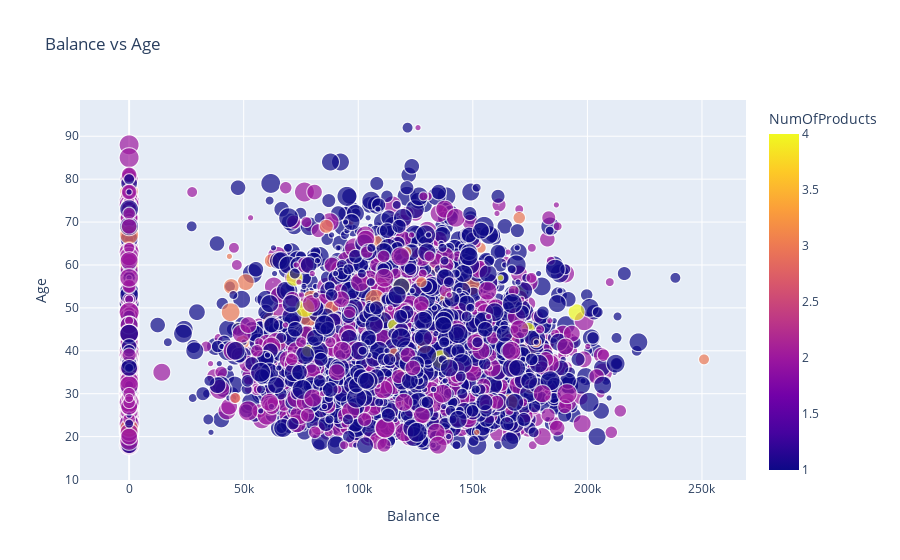

Notebook code cell kept with this figure:
### Markdown cell above
- <span style='background:yellow'>Age and Churned have high correlation
- <span style='background:yellow'>Age and Balance also have +ve correlation

### Code cell
px.scatter(df,x='Balance',y='Age',color='NumOfProducts',size='Tenure',title='Balance vs Age')

### Figure 1 — Plotly figure (JSON) as saved in the notebook; plotly's stock layout.template omitted (floating-point values rounded to 4 significant figures; data arrays with more than 128 entries replaced by an {"elided": "..."} marker saying what was removed)
{"data": [{"hovertemplate": "Balance=%{x}<br>Age=%{y}<br>Tenure=%{marker.size}<br>NumOfProducts=%{marker.color}<extra></extra>", "legendgroup": "", "marker": {"color": {"elided": "10000 int values"}, "coloraxis": "coloraxis", "size": {"elided": "10000 int values"}, "sizemode": "area", "sizeref": 0.025, "symbol": "circle"}, "mode": "markers", "name": "", "showlegend": false, "type": "scattergl", "x": {"elided": "10000 float values"}, "xaxis": "x", "y": {"elided": "10000 int values"}, "yaxis": "y"}], "layout": {"coloraxis": {"colorbar": {"title": {"text": "NumOfProducts"}}, "colorscale": [[0, "#0d0887"], [0.1111, "#46039f"], [0.2222, "#7201a8"], [0.3333, "#9c179e"], [0.4444, "#bd3786"], [0.5556, "#d8576b"], [0.6667, "#ed7953"], [0.7778, "#fb9f3a"], [0.8889, "#fdca26"], [1, "#f0f921"]]}, "legend": {"itemsizing": "constant", "tracegroupgap": 0}, "title": {"text": "Balance vs Age"}, "xaxis": {"anchor": "y", "domain": [0, 1], "title": {"text": "Balance"}}, "yaxis": {"anchor": "x", "domain": [0, 1], "title": {"text": "Age"}}}}
